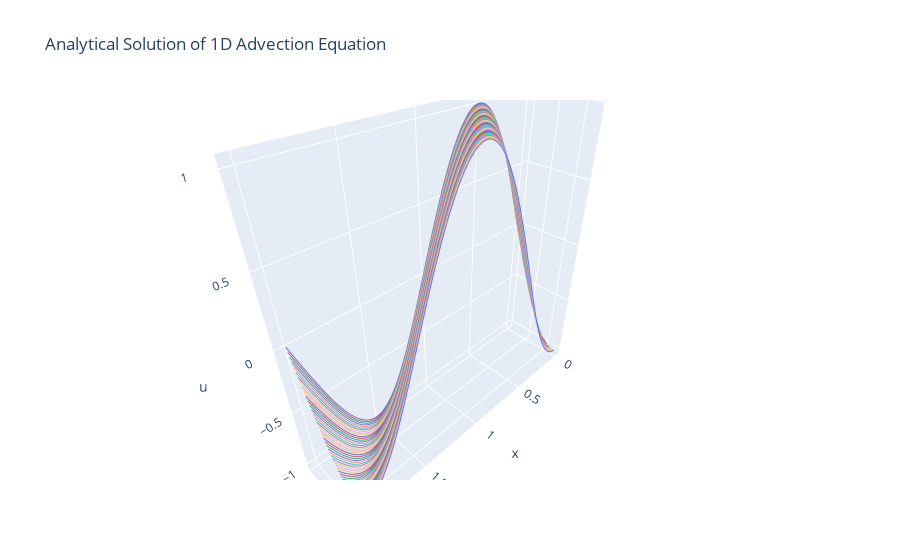

Write notebook code for a chart like this one.
### Code cell
import plotly.graph_objects as go

# analytical solution
u_analytical = np.sin(np.pi * (x - a * t))

# 3d surface plot without connecting last and first points
fig = go.Figure()
for i, ti in enumerate(t.flatten()):
    fig.add_trace(go.Scatter3d(x=x, y=np.full_like(x, ti), z=u_analytical[i], mode='lines'))
fig.update_layout(title='Analytical Solution of 1D Advection Equation', scene=dict(xaxis_title='x', yaxis_title='t', zaxis_title='u'), showlegend=False)
fig.show()
